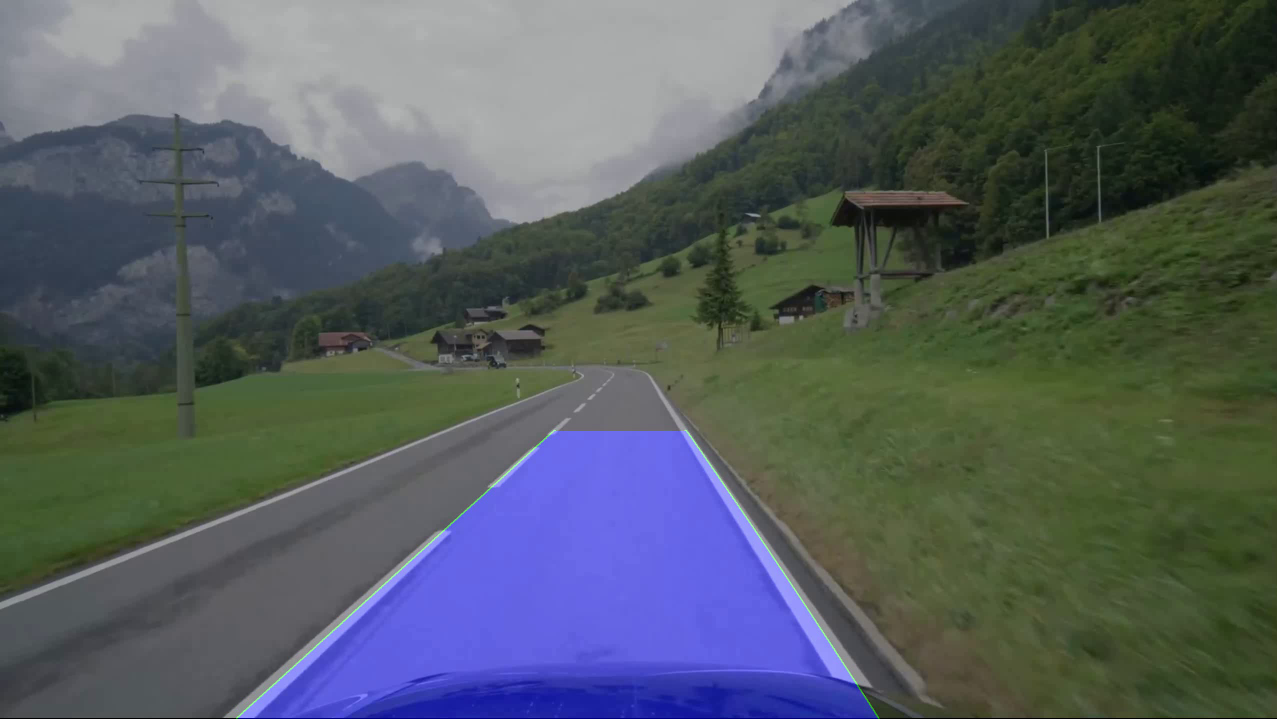
#> input picture frame 1 of Detect car line/lane_detection_output.mp4, 2554 x 1438 px, given in place of sunny_video.mp4, which was not available (shown at 1/2 size)
$ python main.py
#> lines starting #> are read from the running program, lines starting #| are printed output that depends on the picture; after the words box and inside, x2 and y2 are one past the last pixel; in counts of white or black regions, pixels touching at a corner belong together; pictures that were not available may be replaced by others from this repository, and a replacement may not be noted
#> further down, frame is the input picture: shape (1438, 2554, 3); mean B, G, R 95, 92.1, 84.5
import cv2
import numpy as np

def region_of_interest(img, vertices):
    # 创建一个与原始图像相同大小的全黑掩码图像
    mask = np.zeros_like(img)
    # 在掩码图像上根据给定的顶点坐标绘制填充的多边形区域
    cv2.fillPoly(mask, vertices, 255)
    # 将原始图像与掩码进行按位与操作，得到感兴趣区域内的图像部分
    masked_img = cv2.bitwise_and(img, mask)
    return masked_img

def fit_lane_lines(lines, height, width):
    left_points = []
    right_points = []
    if lines is not None:
        for line in lines:
            x1, y1, x2, y2 = line[0]
            # 计算直线斜率
            slope = (y2 - y1) / (x2 - x1)
            if 0.5 < abs(slope) < 2.0:
                if slope < 0 and x1 < width / 2 and x2 < width / 2:
                    # 左车道线
                    left_points.extend([(x1, y1), (x2, y2)])
                elif slope > 0 and x1 > width / 2 and x2 > width / 2:
                    # 右车道线
                    right_points.extend([(x1, y1), (x2, y2)])
    left_lane = None
    right_lane = None
    if left_points and right_points:
        left_points = np.array(left_points)
        right_points = np.array(right_points)
        # 用多项式拟合车道线
        left_lane = np.polyfit(left_points[:, 1], left_points[:, 0], 2)
        right_lane = np.polyfit(right_points[:, 1], right_points[:, 0], 2)
    return left_lane, right_lane

def get_lane_points(lane, height, width):
    if lane is None:
        return None
    # 生成一系列用于绘制车道线的坐标点
    plot_y = np.linspace(height * 0.6, height - 1, height // 3)
    fit_x = lane[0] * plot_y ** 2 + lane[1] * plot_y + lane[2]
    # 确保车道线在图像范围内
    fit_x = np.clip(fit_x, 0, width - 1)
    points = np.column_stack((fit_x, plot_y)).astype(np.int32)
    return points

def detect_lane(frame):
    # 将图像转换为HLS颜色空间
    hls = cv2.cvtColor(frame, cv2.COLOR_BGR2HLS)
#> hls: shape (1438, 2554, 3); mean of channels 0, 1, 2 75.8, 92.8, 58.1
    # 设定白色阈值
    lower_white = np.array([0, 138, 0], dtype=np.uint8)
    upper_white = np.array([255, 255, 255], dtype=np.uint8)
    white_mask = cv2.inRange(hls, lower_white, upper_white)
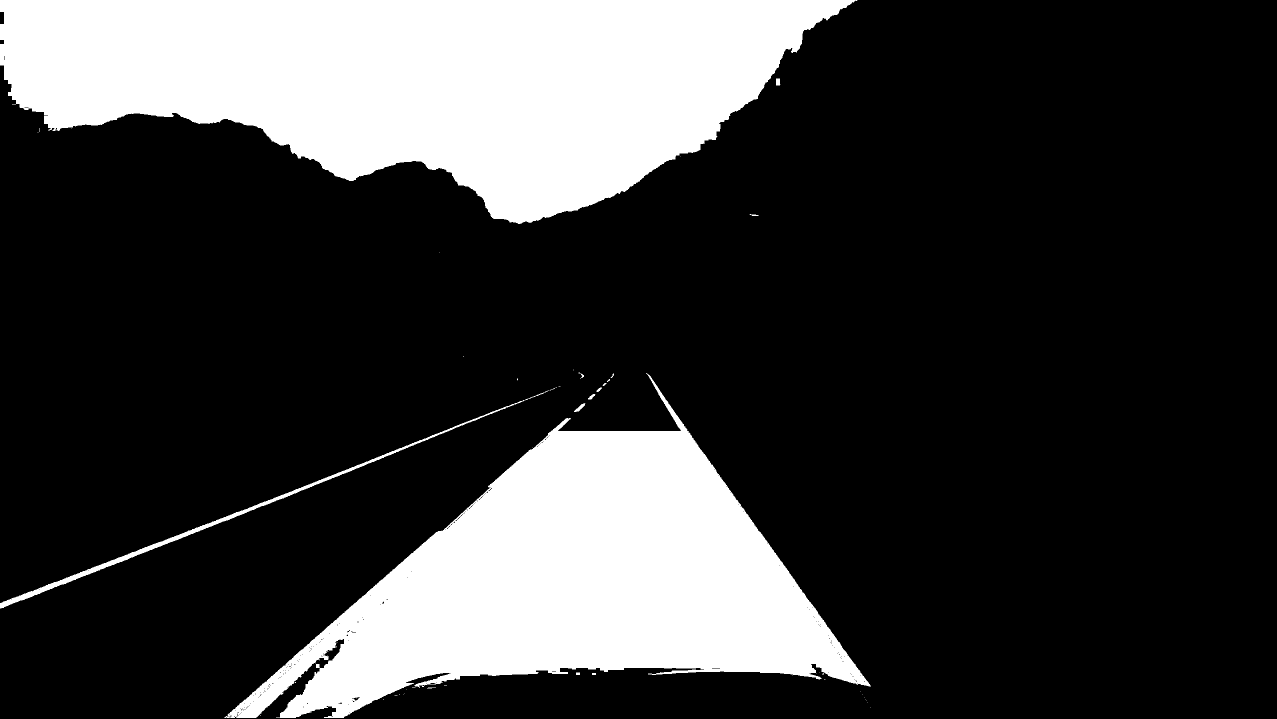
#> white_mask: shape (1438, 2554) (shown at 1/2 size); 23.5% white; 50 white regions (36 under 20 px), largest, box (x1, y1, x2, y2) and area: (0, 0, 1715, 448) 484322, (448, 746, 1742, 1436) 369635, (0, 781, 1098, 1217) 7933
    white_image = cv2.bitwise_and(frame, frame, mask=white_mask)
    gray = cv2.cvtColor(white_image, cv2.COLOR_BGR2GRAY)
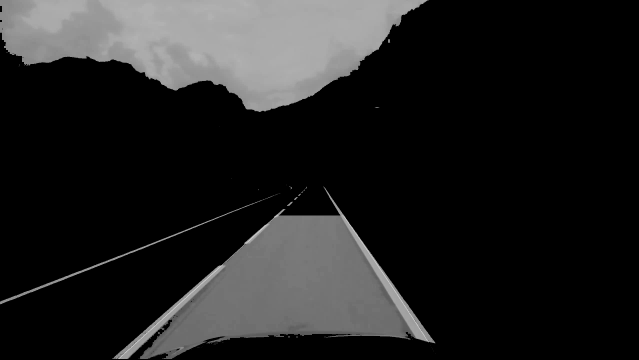
#> gray: shape (1438, 2554) (shown at 1/4 size); min 0, max 223, mean 33.8
    # 定义感兴趣区域的顶点
    height, width = frame.shape[:2]
    vertices = np.array(
        [[(50, height), (width / 2 - 45, height / 2 + 60), (width / 2 + 45, height / 2 + 60), (width - 50, height)]],
        dtype=np.int32)
    # 对感兴趣区域进行掩码处理
    masked_image = region_of_interest(gray, vertices)
    # 对图像进行高斯模糊处理
    blurred = cv2.GaussianBlur(masked_image, (7, 7), 0)
    # 使用Canny算子检测图像边缘
    binary_output = cv2.Canny(blurred, 50, 150)
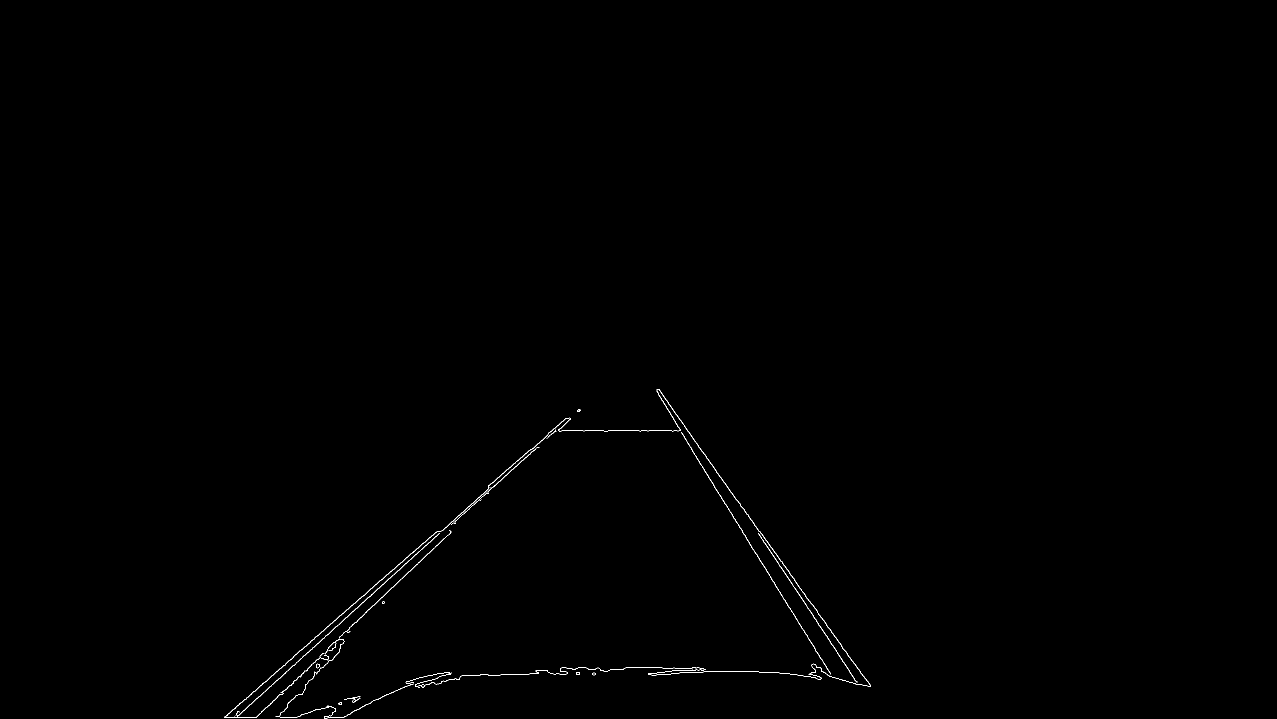
#> binary_output: shape (1438, 2554) (shown at 1/2 size); 0.23% white in thin lines or dots, all inside (x1, y1, x2, y2) = (448, 778, 1742, 1438)
    # 使用霍夫变换检测直线
    lines = cv2.HoughLinesP(binary_output, 1, np.pi / 180, 30, minLineLength=50, maxLineGap=100)
#> lines = 69 rows, first 6: [656, 1295, 901, 1066], [1524, 1079, 1718, 1368], [479, 1406, 1135, 836], [1429, 975, 1665, 1354], [469, 1435, 972, 982], [1420, 926, 1635, 1223]
    # 拟合车道线
    left_lane, right_lane = fit_lane_lines(lines, height, width)
#> the loop in fit_lane_lines, `for line in lines:` made 69 passes
#> (x1, y1, x2, y2, slope) on passes 1 to 8: (656, 1295, 901, 1066, -0.935), (1524, 1079, 1718, 1368, 1.49), (479, 1406, 1135, 836, -0.869), (1429, 975, 1665, 1354, 1.61), (469, 1435, 972, 982, -0.901), (1420, 926, 1635, 1223, 1.38), (1103, 861, 1375, 861, 0), (976, 972, 1133, 836, -0.866)
#> after the loop in fit_lane_lines, `for line in lines:`: left_points = 48 pairs, first value 448 to 1159, second value 819 to 1435; right_points = 32 pairs, first value 1313 to 1740, second value 779 to 1372
#> in fit_lane_lines, `left_lane = np.polyfit(left_points[:, 1], left_points[:, 0], 2)`: left_lane = [0.000113, -1.26, 2105.9]
#> in fit_lane_lines, `right_lane = np.polyfit(right_points[:, 1], right_points[:, 0], 2)`: right_lane = [-8.75e-06, 0.695, 776.8]
#> left_lane = [0.000113, -1.26, 2105.9]; right_lane = [-8.75e-06, 0.695, 776.8]
    lane_image = np.zeros_like(frame)
    # 绘制检测到的车道区域
    if left_lane is not None and right_lane is not None:
        left_lane_points = get_lane_points(left_lane, height, width)
#> in get_lane_points, `fit_x = lane[0] * plot_y ** 2 + lane[1] * plot_y + lane[2]`: fit_x = 479 values, max 1103.1 at index 0, min 528.6 at index 478, mean 809.6
#> in get_lane_points, `points = np.column_stack((fit_x, plot_y)).astype(np.int32)`: points = 479 pairs, first value 528 to 1103, second value 862 to 1437
#> left_lane_points has the same summary as points in get_lane_points
        right_lane_points = get_lane_points(right_lane, height, width)
#> right_lane_points = 479 pairs, first value 1369 to 1756, second value 862 to 1437
        if left_lane_points is not None and right_lane_points is not None:
            cv2.polylines(lane_image, [left_lane_points], isClosed=False, color=(0, 255, 0), thickness=5)
            cv2.polylines(lane_image, [right_lane_points], isClosed=False, color=(0, 255, 0), thickness=5)
            pts = np.vstack((left_lane_points, right_lane_points[::-1]))
#> pts = 958 pairs, first value 528 to 1756, second value 862 to 1437
            cv2.fillPoly(lane_image, [pts], color=(255, 0, 0))
    # 将检测到的车道线叠加到原始图像上
    result = cv2.addWeighted(frame, 1, lane_image, 0.5, 0)
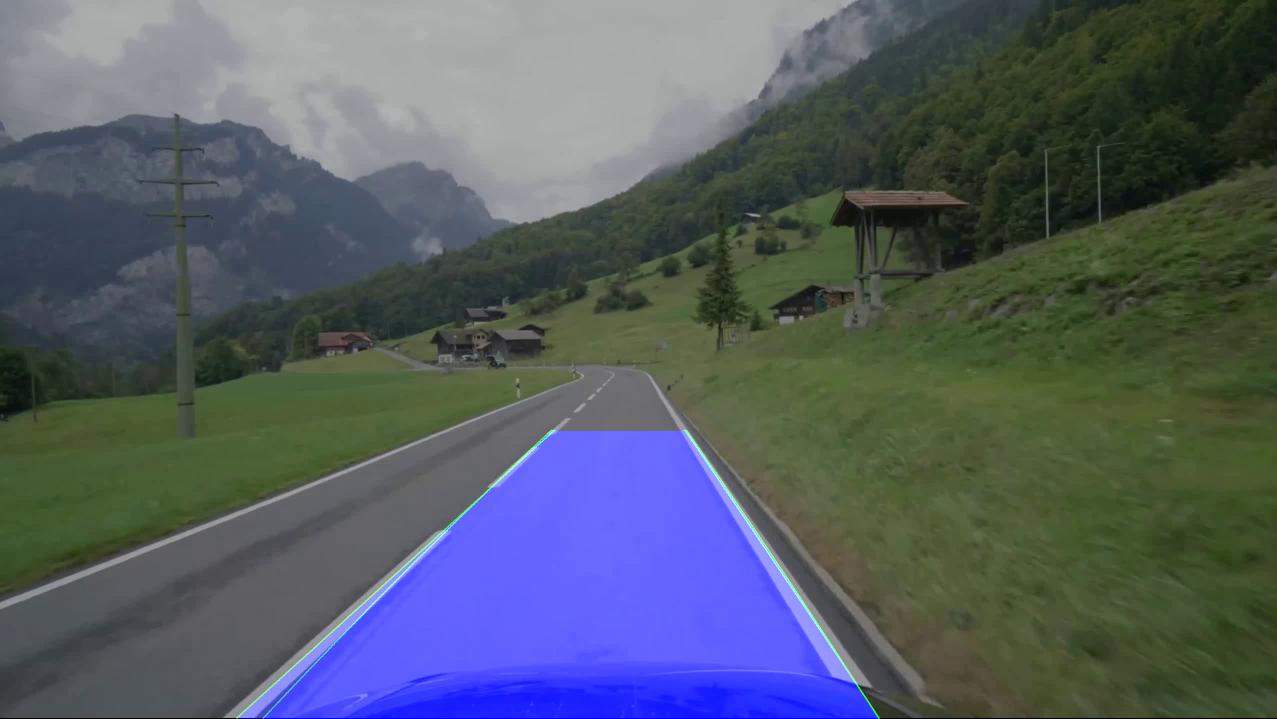
#> result: shape (1438, 2554, 3) (shown at 1/2 size); mean B, G, R 99.6, 92.2, 84.5
    return result

# 打开视频文件
cap = cv2.VideoCapture('sunny_video.mp4')
# 获取视频参数
width = int(cap.get(cv2.CAP_PROP_FRAME_WIDTH))
height = int(cap.get(cv2.CAP_PROP_FRAME_HEIGHT))
fps = int(cap.get(cv2.CAP_PROP_FPS))
# 创建输出视频对象
out = cv2.VideoWriter('lane_detection_output.mp4', cv2.VideoWriter_fourcc(*'mp4v'), fps, (width, height))

# 逐帧处理视频
while cap.isOpened():
    ret, frame = cap.read()
    if ret:
        lane_detection = detect_lane(frame)
        out.write(lane_detection)
        cv2.imshow('检测', lane_detection)
        if cv2.waitKey(20) & 0xFF == ord('q'):
#> (key q is pressed here)
            break
    else:
        break

# 释放资源
cap.release()
out.release()
cv2.destroyAllWindows()

$ run again, starting later in the video
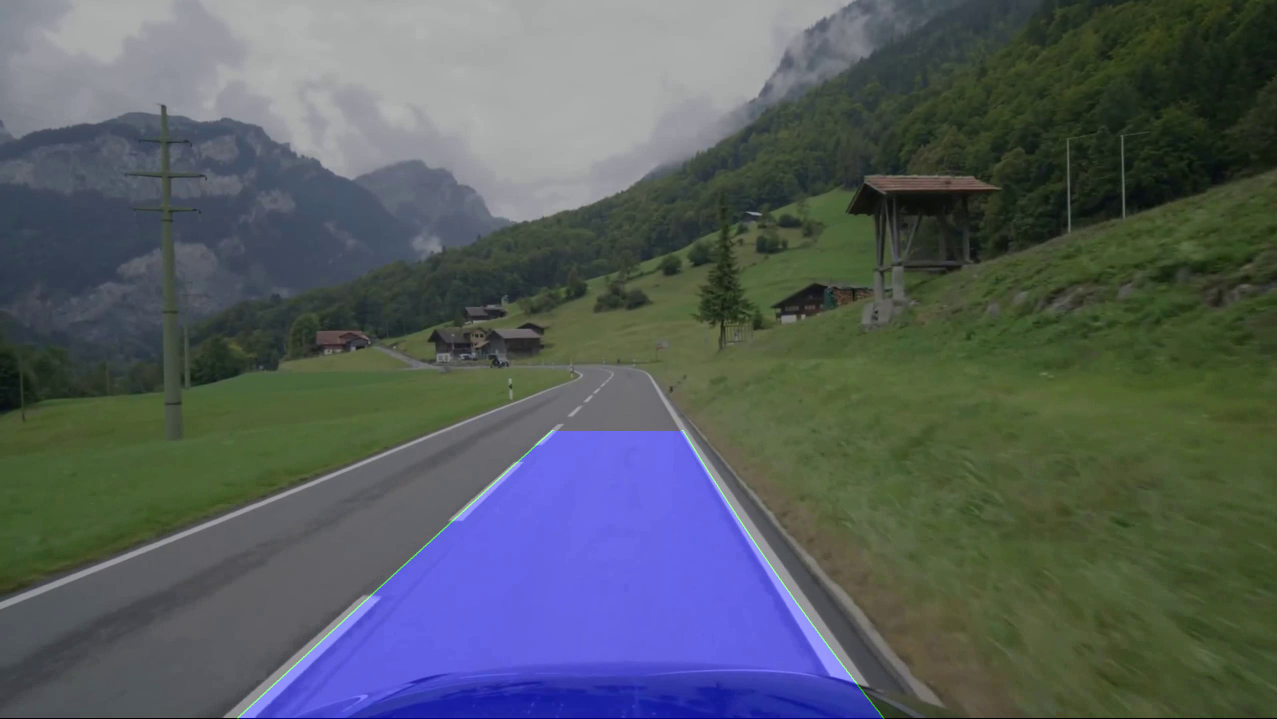
#> input picture frame 6 of Detect car line/lane_detection_output.mp4, 2554 x 1438 px, given in place of sunny_video.mp4, which was not available (shown at 1/2 size)
#> frame is the input picture: shape (1438, 2554, 3); mean B, G, R 95.1, 92.4, 84.8
#> hls: shape (1438, 2554, 3); mean of channels 0, 1, 2 75.8, 93.1, 57.8
#> in detect_lane, `white_mask = cv2.inRange(hls, lower_white, upper_white)`:
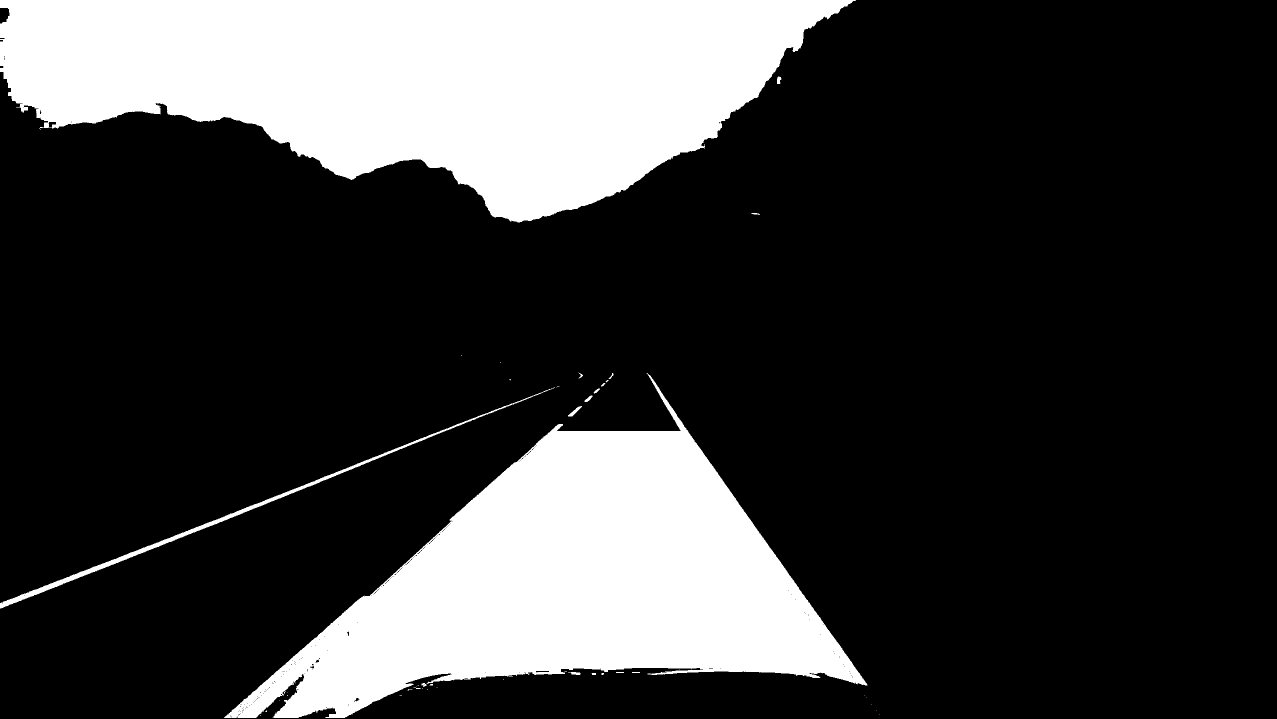
#> white_mask: shape (1438, 2554) (shown at 1/2 size); 23.4% white; 48 white regions (31 under 20 px), largest, box (x1, y1, x2, y2) and area: (0, 0, 1712, 445) 479224, (448, 746, 1735, 1436) 371680, (0, 775, 1110, 1217) 7968
#> mask: shape (1438, 2554); 22.8% white; 1 white region, box (x1, y1, x2, y2) and area: (51, 779, 2504, 1438) 838771
#> binary_output: shape (1438, 2554); 0.22% white in thin lines or dots, all inside (x1, y1, x2, y2) = (448, 779, 1735, 1438)
#> lines = 67 rows, first 6: [1319, 779, 1653, 1256], [777, 1159, 1150, 823], [1347, 839, 1590, 1199], [900, 1040, 953, 990], [475, 1435, 735, 1192], [1125, 1337, 1235, 1339]
#> the loop in fit_lane_lines, `for line in lines:` made 67 passes
#> (x1, y1, x2, y2, slope) on passes 1 to 8: (1319, 779, 1653, 1256, 1.43), (777, 1159, 1150, 823, -0.901), (1347, 839, 1590, 1199, 1.48), (900, 1040, 953, 990, -0.943), (475, 1435, 735, 1192, -0.935), (1125, 1337, 1235, 1339, 0.0182), (448, 1434, 727, 1192, -0.867), (1549, 1173, 1661, 1353, 1.61)
#> after the loop in fit_lane_lines, `for line in lines:`: left_points = 52 pairs, first value 448 to 1150, second value 823 to 1435; right_points = 30 pairs, first value 1313 to 1734, second value 779 to 1370
#> in fit_lane_lines, `left_lane = np.polyfit(left_points[:, 1], left_points[:, 0], 2)`: left_lane = [0.000194, -1.45, 2203.1]
#> in fit_lane_lines, `right_lane = np.polyfit(right_points[:, 1], right_points[:, 0], 2)`: right_lane = [6.43e-05, 0.524, 868.2]
#> in detect_lane, `left_lane, right_lane = fit_lane_lines(lines, height, width)`: left_lane = [0.000194, -1.45, 2203.1]; right_lane = [6.43e-05, 0.524, 868.2]
#> fit_x = 479 values, max 1096.6 at index 0, min 520.3 at index 478, mean 797.8
#> points = 479 pairs, first value 520 to 1096, second value 862 to 1437
#> left_lane_points has the same summary as points in get_lane_points
#> right_lane_points = 479 pairs, first value 1368 to 1754, second value 862 to 1437
#> pts = 958 pairs, first value 520 to 1754, second value 862 to 1437
#> in detect_lane, `result = cv2.addWeighted(frame, 1, lane_image, 0.5, 0)`:
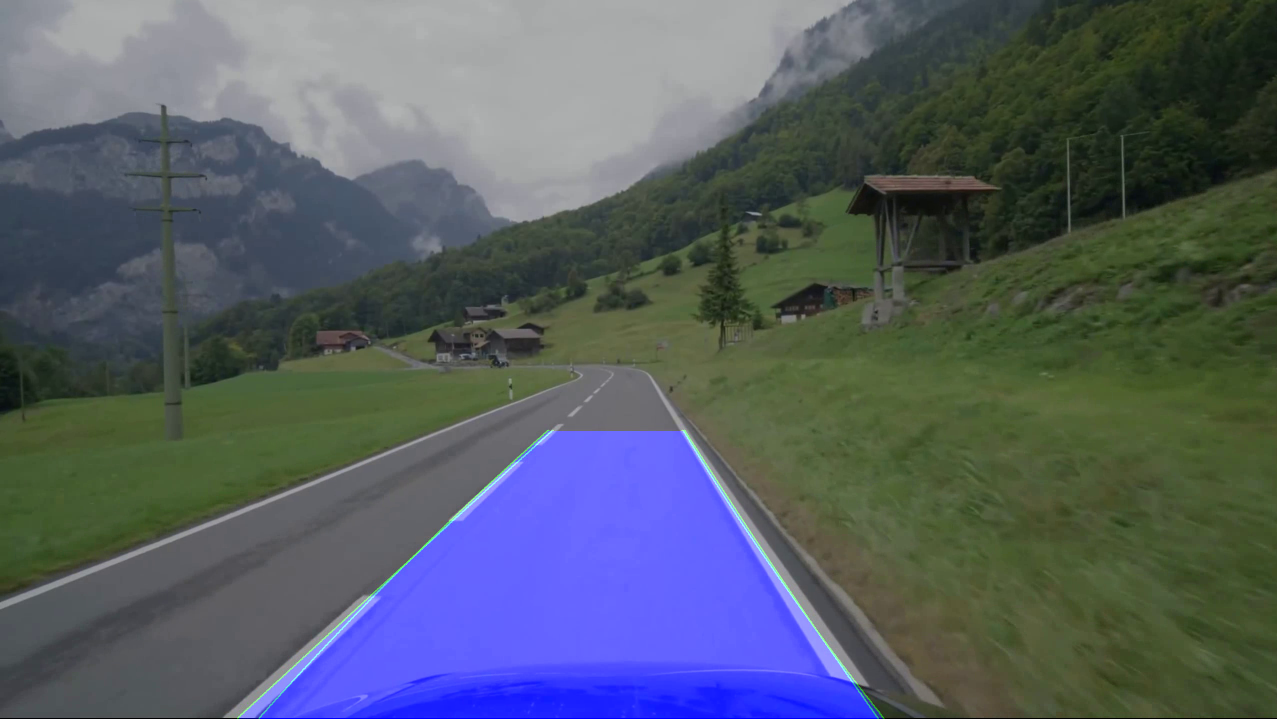
#> result: shape (1438, 2554, 3) (shown at 1/2 size); mean B, G, R 99.8, 92.5, 84.8
